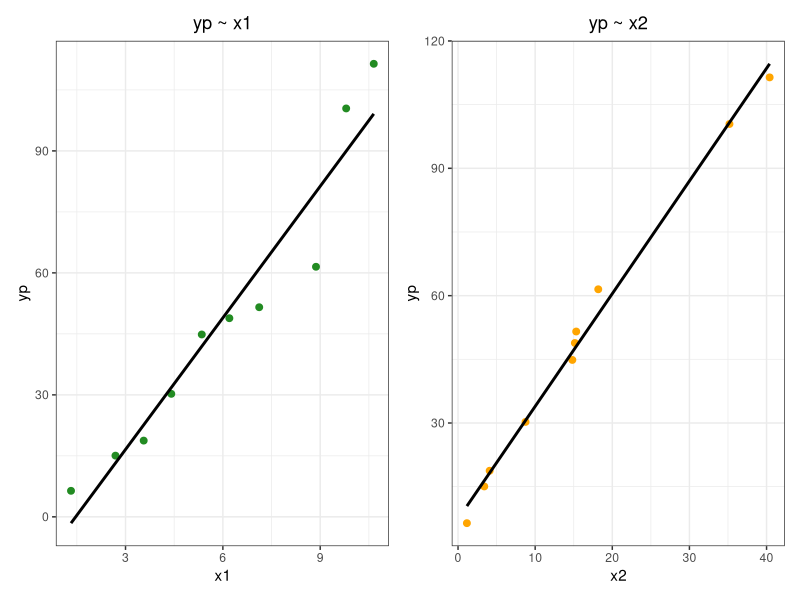
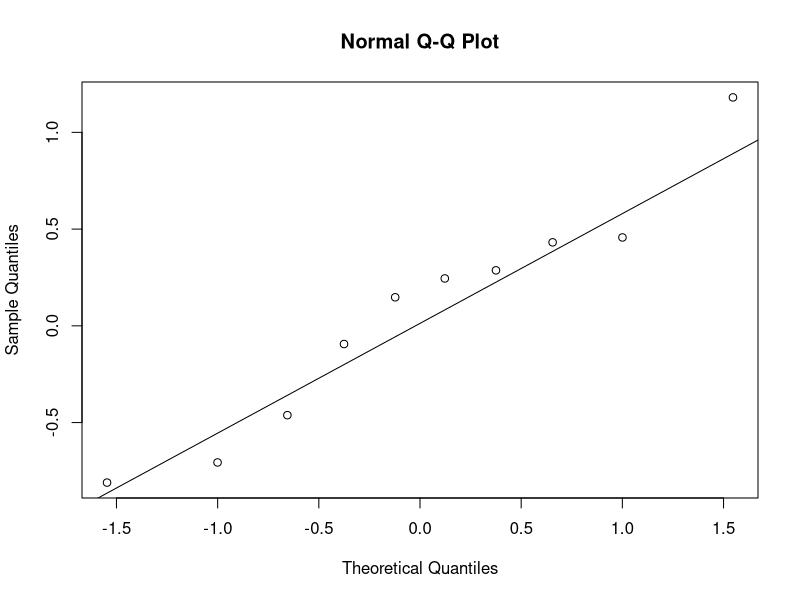
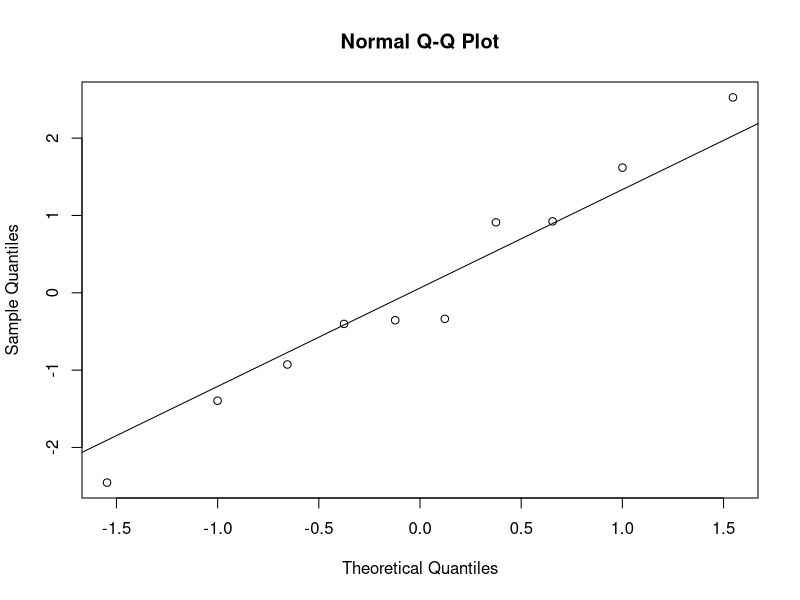
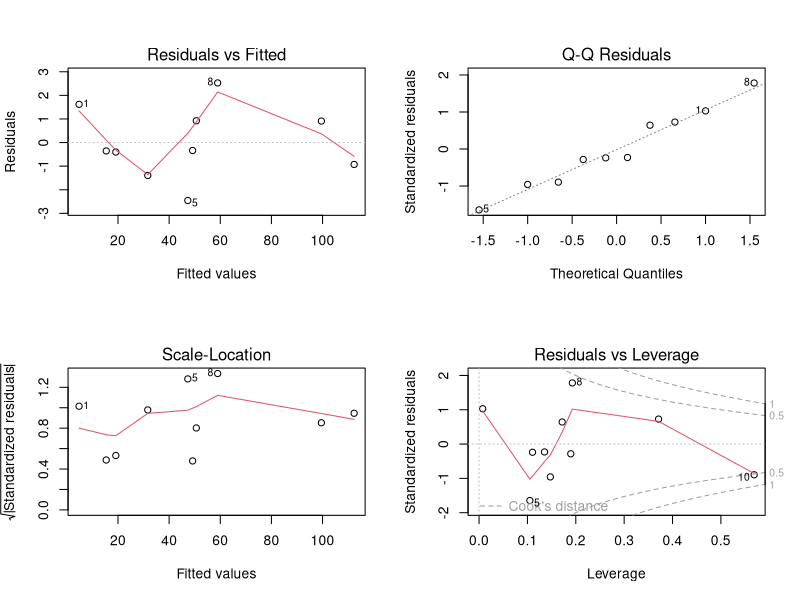

Write the R code that produced these figures, in order.
library(dplyr)
library(knitr)
library(readr)
library(ggplot2)
library(patchwork) # PAra varias gráficos en el mismo renglón

#Se llevó a cabo un conjunto de ensayos experimentales con un 
#horno para determinar una forma de predecir el tiempo de cocción, y, 
#a diferentes niveles de ancho del horno, x1,y a diferentes temperaturas, x2.
#Se registraron los siguientes datos:
yp <-c(6.40, 15.05, 18.75, 30.25, 44.85, 48.85, 51.55, 61.50, 100.44, 111.42)
x1 <-c(1.32, 2.69, 3.56, 4.41, 5.35, 6.20, 7.12, 8.87, 9.80, 10.65)
x2 <-c(1.15, 3.40, 4.10, 8.75, 14.82, 15.15, 15.32, 18.18, 35.19, 40.40)
datos<-data.frame(yp, x1, x2)
kable(datos, caption = "Factores que influyen en el tiempo de coccion segun 
      diferentes niveles de ancho del horno y diferentes temperaturas")

g1 <- ggplot(data = datos, mapping = aes(x = x1, y = yp)) +
  geom_point(color = "forestgreen", size = 2) +
  labs(title  =  'yp ~ x1', x  =  'x1') +
  geom_smooth(method = "lm", se = FALSE, color = "black") +
  theme_bw() +
  theme(plot.title = element_text(hjust = 0.5)) 

g2 <- ggplot(data = datos, mapping = aes(x = x2, y = yp)) +
  geom_point(color = "orange", size = 2) +
  labs(title  =  'yp ~ x2', x  =  'x2') +
  geom_smooth(method = "lm", se = FALSE, color = "black") +
  theme_bw() +
  theme(plot.title = element_text(hjust = 0.5))

g1+g2

data_independiente <- data.frame(x1,x2)
cor(data_independiente,method = "pearson")


modelo <- lm(formula = yp ~ ., data = datos)
summary(modelo)


modelo2 <- lm(formula = yp ~ x2, data = datos)
summary(modelo2)

anova(modelo, modelo2)

modelo_nuevo <- lm(formula = yp ~ x1 + x2 -1, data = datos)
summary(modelo_nuevo)

# Get the model residuals
model_residuals = modelo_nuevo$residuals
# Plot the residuals
qqnorm(model_residuals)
# Plot the Q-Q line
qqline(model_residuals)

library(lmtest)
install.packages("lmtest")
bptest(modelo_nuevo)
modelo_nuevo_2 <- lm(formula = yp ~ log(x1) + x2 -1, data = datos)
summary(modelo_nuevo_2)
bptest(modelo_nuevo_2)


model_residuals_2=modelo_nuevo_2$residuals
# Plot the residuals
qqnorm(model_residuals_2)
qqline(model_residuals_2)

par(mfrow = c(2, 2))
plot(modelo_nuevo_2)
